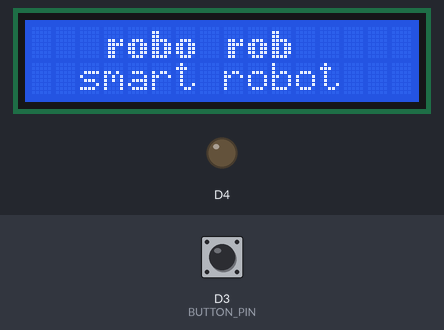
Recording of a sketch running on a simulated ESP8266 (NodeMCU). Parts: 16×2 character LCD, output pins drawn as LEDs (lit = HIGH, except the on-board LED, lit = LOW). Dashed ring = blinking. Inputs (shaded band) come from the test bench; at power-on: D3 (BUTTON_PIN) HIGH. WiFi joins after 1.5 s; servers stay silent unless stated; what the sketch prints to the serial monitor is not drawn. At 7.9 s the program restarts the board; the recording ends there.

Above: at 0.8 s.
At 2.8 s:
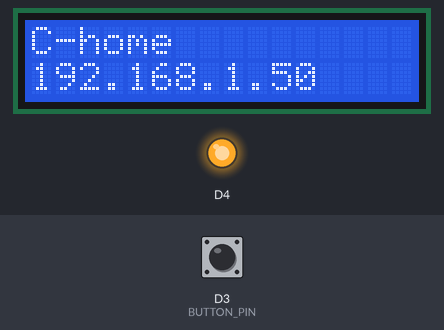
2.9 s: D3 (BUTTON_PIN) pulled LOW for 3.2 s
At 6.05 s:
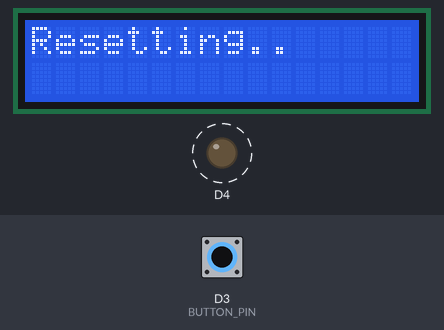
Timing chart, 0 to 7.9 s (numbered marks = the images above; inputs shaded):
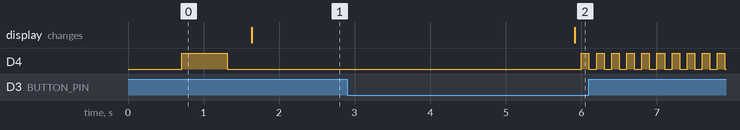

Measured:
- after the input at 2.9 s, D4: alternates HIGH for 0.10 s and LOW for 0.10 s, starting after 3.1 s; the display: changes after 3.0 s (image 2)

The sketch:

AutoConnectWithFeedbackLED.ino
```cpp
#include <ESP8266WiFi.h>
#include <DNSServer.h>
#include <ESP8266WebServer.h>
#include <WiFiManager.h>
#include <Wire.h>
#include <LiquidCrystal_I2C.h>
#include <Ticker.h>
#include <EasyButton.h>

const int BUTTON_PIN = D3;
const int LONG_PRESS_TIME  = 3000;

// Variables will change:
int lastState = LOW;
unsigned long pressedTime  = 0;
bool isPressing = false;
bool isLongDetected = false;

Ticker ticker;
EasyButton button(BUTTON_PIN);
WiFiManager wifiManager;
LiquidCrystal_I2C lcd(0x23, 16, 2);

void tick()
{
  //toggle state
  int state = digitalRead(BUILTIN_LED);  // get the current state of GPIO1 pin
  digitalWrite(BUILTIN_LED, !state);     // set pin to the opposite state
}

//gets called when WiFiManager enters configuration mode
void configModeCallback (WiFiManager *myWiFiManager) {
  Serial.println("Entered config mode");

  lcd.clear();
  lcd.setCursor(0,0);
  lcd.print("Config mode");
  lcd.setCursor(0,1);
  lcd.print(myWiFiManager->getConfigPortalSSID());

  Serial.println(WiFi.softAPIP());
  //if you used auto generated SSID, print it
  Serial.println(myWiFiManager->getConfigPortalSSID());
  //entered config mode, make led toggle faster
  ticker.attach(0.2, tick);
}

void setup() {
  // put your setup code here, to run once:
  Serial.begin(115200);

  // initialize the LCD
  lcd.begin();
  lcd.backlight();

  displayTitle();


  //set led pin as output
  pinMode(BUILTIN_LED, OUTPUT);
  // start ticker with 0.5 because we start in AP mode and try to connect
  ticker.attach(0.6, tick);

  //set callback that gets called when connecting to previous WiFi fails, and enters Access Point mode
  wifiManager.setAPCallback(configModeCallback);

  wifiManager.autoConnect("ConfigRob");

  //and goes into a blocking loop awaiting configuration
  if (!wifiManager.autoConnect()) {
    Serial.println("failed to connect and hit timeout");
    lcd.clear();
    lcd.setCursor(0,0);
    lcd.print("Failed to connect");
    lcd.setCursor(0,1);
    lcd.print("Resterting...");
    //reset and try again, or maybe put it to deep sleep
    ESP.reset();
    delay(1000);
  }

  //if you get here you have connected to the WiFi
  Serial.println("connected...yeey :)");
  ticker.detach();
  //keep LED on
  digitalWrite(BUILTIN_LED, LOW);

  lcd.clear();
  lcd.setCursor(0,0);
  lcd.print("C-");
  lcd.setCursor(2,0);
  lcd.print(WiFi.SSID());
  lcd.setCursor(0,1);
  lcd.print(WiFi.localIP());

  button.begin();
  button.onPressed(onPressed);
}

void loop() {
  longPressDetector();
  button.read();
}

void onPressed()
{
  Serial.println("Button pressed");
  tick();
  delay(200);
  tick();
}

void longPressCallbck(){
  Serial.println("A long press is detected");
  ticker.attach(0.1, tick);
  lcd.clear();
  lcd.setCursor(0,0);
  lcd.print("Resetting..");
  delay(2000);
  wifiManager.resetSettings();
  ESP.reset();
  delay(1000);
}

void longPressDetector (){

  // read the state of the switch/button:
  int currentState = digitalRead(BUTTON_PIN);

  if(lastState == HIGH && currentState == LOW) {        // button is pressed
    pressedTime = millis();
    isPressing = true;
    isLongDetected = false;
  }
  if(lastState == LOW && currentState == HIGH) {    // button is released
    isPressing = false;
  }
  if(isPressing == true && isLongDetected == false) {
    long pressDuration = millis() - pressedTime;

    if( pressDuration > LONG_PRESS_TIME ) {
      longPressCallbck();
      isLongDetected = true;
    }
  }
  // save the the last state
  lastState = currentState;
}


/*------------------LCD methos----------------*/
void displayTitle(){

  byte smallO0[] = {B00000,B00000,B00000,B01110,B11011,B11011,B11011,B01110};
  byte smallB0[] = {B00000,B11000,B11000,B11110,B11011,B11011,B11011,B11110};
  byte smallR0[] = {B00000,B00000,B00000,B01101,B01111,B01100,B01100,B01100};

  lcd.clear();
  lcd.createChar(1, smallO0);
  lcd.createChar(2, smallB0);
  lcd.createChar(3, smallR0);

  lcd.setCursor(3,0);
  lcd.write(3);
  lcd.setCursor(4,0);
  lcd.write(1);
  lcd.setCursor(5,0);
  lcd.write(2);
  lcd.setCursor(6,0);
  lcd.write(1);

  lcd.setCursor(8,0);
  lcd.write(3);
  lcd.setCursor(9,0);
  lcd.write(1);
  lcd.setCursor(10,0);
  lcd.write(2);
  lcd.setCursor(2,1);
  lcd.print("smart robot");
}
```
